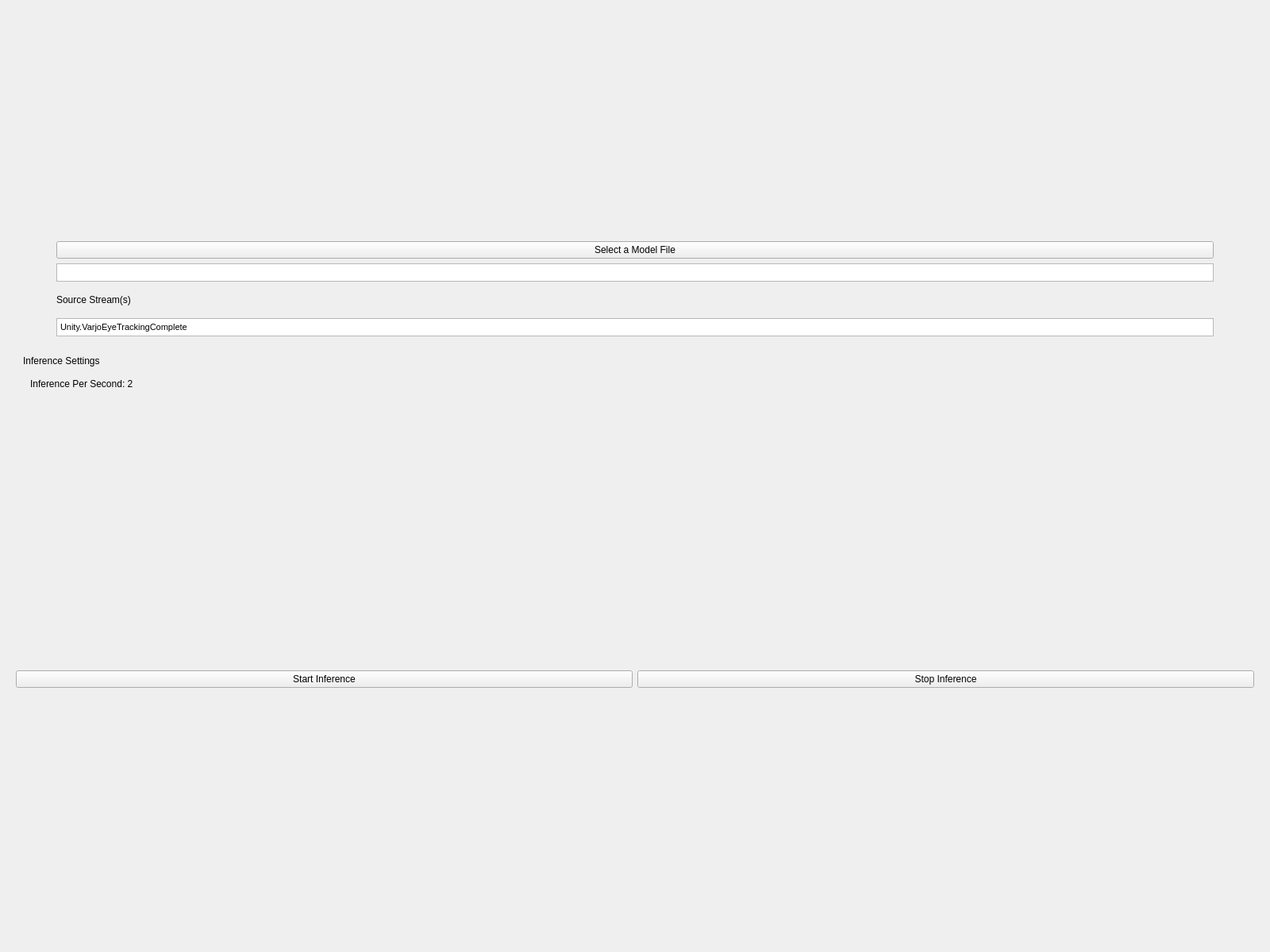
<?xml version="1.0" encoding="UTF-8"?>
<ui version="4.0">
 <class>Form</class>
 <widget class="QWidget" name="Form">
  <property name="geometry">
   <rect>
    <x>0</x>
    <y>0</y>
    <width>1600</width>
    <height>1200</height>
   </rect>
  </property>
  <property name="windowTitle">
   <string>Form</string>
  </property>
  <layout class="QVBoxLayout" name="verticalLayout">
   <item>
    <widget class="QWidget" name="widget" native="true">
     <property name="minimumSize">
      <size>
       <width>0</width>
       <height>250</height>
      </size>
     </property>
     <property name="maximumSize">
      <size>
       <width>16777215</width>
       <height>250</height>
      </size>
     </property>
     <layout class="QHBoxLayout" name="horizontalLayout">
      <item>
       <widget class="QWidget" name="widget_5" native="true">
        <layout class="QVBoxLayout" name="verticalLayout_4">
         <item>
          <widget class="QWidget" name="widget_2" native="true">
           <layout class="QHBoxLayout" name="horizontalLayout_2">
            <item>
             <widget class="QWidget" name="widget_3" native="true">
              <layout class="QVBoxLayout" name="verticalLayout_2"/>
             </widget>
            </item>
            <item>
             <widget class="QWidget" name="widget_4" native="true">
              <layout class="QVBoxLayout" name="verticalLayout_3">
               <item>
                <widget class="QPushButton" name="SelectModelFileBtn">
                 <property name="text">
                  <string>Select a Model File</string>
                 </property>
                </widget>
               </item>
               <item>
                <widget class="QTextEdit" name="ModelFileText">
                 <property name="minimumSize">
                  <size>
                   <width>0</width>
                   <height>23</height>
                  </size>
                 </property>
                 <property name="maximumSize">
                  <size>
                   <width>16777215</width>
                   <height>23</height>
                  </size>
                 </property>
                 <property name="html">
                  <string>&lt;!DOCTYPE HTML PUBLIC &quot;-//W3C//DTD HTML 4.0//EN&quot; &quot;http://www.w3.org/TR/REC-html40/strict.dtd&quot;&gt;
&lt;html&gt;&lt;head&gt;&lt;meta name=&quot;qrichtext&quot; content=&quot;1&quot; /&gt;&lt;style type=&quot;text/css&quot;&gt;
p, li { white-space: pre-wrap; }
&lt;/style&gt;&lt;/head&gt;&lt;body style=&quot; font-family:'MS Shell Dlg 2'; font-size:8.25pt; font-weight:400; font-style:normal;&quot;&gt;
&lt;p style=&quot;-qt-paragraph-type:empty; margin-top:0px; margin-bottom:0px; margin-left:0px; margin-right:0px; -qt-block-indent:0; text-indent:0px;&quot;&gt;&lt;br /&gt;&lt;/p&gt;&lt;/body&gt;&lt;/html&gt;</string>
                 </property>
                </widget>
               </item>
               <item>
                <widget class="QLabel" name="label_2">
                 <property name="text">
                  <string>Source Stream(s)</string>
                 </property>
                </widget>
               </item>
               <item>
                <widget class="QTextEdit" name="sourceStreamTextEdit">
                 <property name="minimumSize">
                  <size>
                   <width>0</width>
                   <height>23</height>
                  </size>
                 </property>
                 <property name="maximumSize">
                  <size>
                   <width>16777215</width>
                   <height>23</height>
                  </size>
                 </property>
                 <property name="html">
                  <string>&lt;!DOCTYPE HTML PUBLIC &quot;-//W3C//DTD HTML 4.0//EN&quot; &quot;http://www.w3.org/TR/REC-html40/strict.dtd&quot;&gt;
&lt;html&gt;&lt;head&gt;&lt;meta name=&quot;qrichtext&quot; content=&quot;1&quot; /&gt;&lt;style type=&quot;text/css&quot;&gt;
p, li { white-space: pre-wrap; }
&lt;/style&gt;&lt;/head&gt;&lt;body style=&quot; font-family:'MS Shell Dlg 2'; font-size:8.25pt; font-weight:400; font-style:normal;&quot;&gt;
&lt;p style=&quot; margin-top:0px; margin-bottom:0px; margin-left:0px; margin-right:0px; -qt-block-indent:0; text-indent:0px;&quot;&gt;&lt;span style=&quot; font-size:8pt;&quot;&gt;Unity.VarjoEyeTrackingComplete&lt;/span&gt;&lt;/p&gt;&lt;/body&gt;&lt;/html&gt;</string>
                 </property>
                </widget>
               </item>
              </layout>
             </widget>
            </item>
            <item>
             <widget class="QWidget" name="widget_4" native="true">
              <layout class="QVBoxLayout" name="verticalLayout_3"/>
             </widget>
            </item>
           </layout>
          </widget>
         </item>
         <item>
          <widget class="QLabel" name="label">
           <property name="text">
            <string>Inference Settings</string>
           </property>
          </widget>
         </item>
         <item>
          <widget class="QWidget" name="widget_7" native="true">
           <layout class="QVBoxLayout" name="verticalLayout_5">
            <item>
             <widget class="QLabel" name="label_3">
              <property name="text">
               <string>Inference Per Second: 2</string>
              </property>
             </widget>
            </item>
           </layout>
          </widget>
         </item>
        </layout>
       </widget>
      </item>
     </layout>
    </widget>
   </item>
   <item>
    <widget class="QWidget" name="widget_6" native="true">
     <property name="minimumSize">
      <size>
       <width>0</width>
       <height>150</height>
      </size>
     </property>
     <property name="maximumSize">
      <size>
       <width>16777215</width>
       <height>150</height>
      </size>
     </property>
     <layout class="QHBoxLayout" name="horizontalLayout_3">
      <item>
       <widget class="QPushButton" name="StartInferenceBtn">
        <property name="text">
         <string>Start Inference</string>
        </property>
       </widget>
      </item>
      <item>
       <widget class="QPushButton" name="StopInferenceBtn">
        <property name="text">
         <string>Stop Inference</string>
        </property>
       </widget>
      </item>
     </layout>
    </widget>
   </item>
  </layout>
 </widget>
 <resources/>
 <connections/>
</ui>
